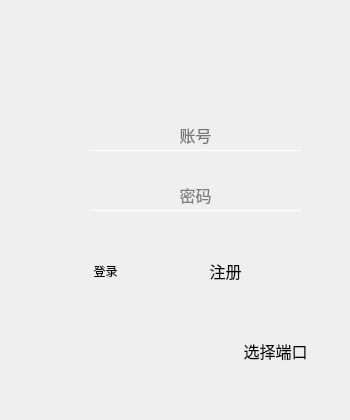
<?xml version="1.0" encoding="UTF-8"?>
<ui version="4.0">
 <class>Widget</class>
 <widget class="QWidget" name="Widget">
  <property name="geometry">
   <rect>
    <x>0</x>
    <y>0</y>
    <width>350</width>
    <height>420</height>
   </rect>
  </property>
  <property name="windowTitle">
   <string>Widget</string>
  </property>
  <property name="styleSheet">
   <string notr="true">QWidget#widget{

	
	border-image: url(:/Image/girlAndScene.png);
	border-radius:15px;
}

QToolButton{
	border-style:none;
}
QToolButton:hover{background-color:rgb(201, 218, 255)
}</string>
  </property>
  <widget class="QWidget" name="widget" native="true">
   <property name="geometry">
    <rect>
     <x>0</x>
     <y>0</y>
     <width>351</width>
     <height>421</height>
    </rect>
   </property>
  </widget>
  <widget class="QLabel" name="label">
   <property name="geometry">
    <rect>
     <x>50</x>
     <y>120</y>
     <width>31</width>
     <height>31</height>
    </rect>
   </property>
   <property name="styleSheet">
    <string notr="true">border-image: url(:/Image/Account.png);</string>
   </property>
   <property name="text">
    <string/>
   </property>
  </widget>
  <widget class="QToolButton" name="toolButton">
   <property name="geometry">
    <rect>
     <x>75</x>
     <y>250</y>
     <width>61</width>
     <height>41</height>
    </rect>
   </property>
   <property name="styleSheet">
    <string notr="true">font: 12pt &quot;幼圆&quot;;</string>
   </property>
   <property name="text">
    <string>登录</string>
   </property>
  </widget>
  <widget class="QToolButton" name="toolButton_5">
   <property name="geometry">
    <rect>
     <x>225</x>
     <y>340</y>
     <width>101</width>
     <height>21</height>
    </rect>
   </property>
   <property name="font">
    <font>
     <family>幼圆</family>
     <pointsize>12</pointsize>
    </font>
   </property>
   <property name="text">
    <string>选择端口</string>
   </property>
  </widget>
  <widget class="QLabel" name="label_2">
   <property name="geometry">
    <rect>
     <x>55</x>
     <y>190</y>
     <width>22</width>
     <height>22</height>
    </rect>
   </property>
   <property name="font">
    <font>
     <family>幼圆</family>
     <pointsize>12</pointsize>
     <weight>50</weight>
     <italic>false</italic>
     <bold>false</bold>
    </font>
   </property>
   <property name="styleSheet">
    <string notr="true">border-image: url(:/Image/lock.png);</string>
   </property>
   <property name="text">
    <string/>
   </property>
  </widget>
  <widget class="QToolButton" name="toolButton_2">
   <property name="geometry">
    <rect>
     <x>195</x>
     <y>250</y>
     <width>61</width>
     <height>41</height>
    </rect>
   </property>
   <property name="font">
    <font>
     <family>幼圆</family>
     <pointsize>12</pointsize>
    </font>
   </property>
   <property name="text">
    <string>注册</string>
   </property>
  </widget>
  <widget class="QLineEdit" name="lineEdit_2">
   <property name="geometry">
    <rect>
     <x>90</x>
     <y>180</y>
     <width>211</width>
     <height>31</height>
    </rect>
   </property>
   <property name="font">
    <font>
     <family>幼圆</family>
     <pointsize>12</pointsize>
    </font>
   </property>
   <property name="styleSheet">
    <string notr="true">background:transparent;
color:rgb(12, 11, 11);
border-color:#FFFFFF;
border-style:solid;
border-top-width:0px;
border-right-width:0px;
border-bottom-width:1px;
border-left-width:0px;
</string>
   </property>
   <property name="text">
    <string/>
   </property>
   <property name="echoMode">
    <enum>QLineEdit::Password</enum>
   </property>
   <property name="alignment">
    <set>Qt::AlignCenter</set>
   </property>
   <property name="placeholderText">
    <string>密码</string>
   </property>
  </widget>
  <widget class="QToolButton" name="toolButton_4">
   <property name="geometry">
    <rect>
     <x>295</x>
     <y>0</y>
     <width>51</width>
     <height>41</height>
    </rect>
   </property>
   <property name="icon">
    <iconset resource="1.qrc">
     <normaloff>:/Image/delete.png</normaloff>:/Image/delete.png</iconset>
   </property>
  </widget>
  <widget class="QToolButton" name="toolButton_3">
   <property name="geometry">
    <rect>
     <x>245</x>
     <y>0</y>
     <width>51</width>
     <height>41</height>
    </rect>
   </property>
   <property name="text">
    <string/>
   </property>
   <property name="icon">
    <iconset resource="1.qrc">
     <normaloff>:/Image/jianshao.png</normaloff>:/Image/jianshao.png</iconset>
   </property>
  </widget>
  <widget class="QLineEdit" name="lineEdit_3">
   <property name="geometry">
    <rect>
     <x>90</x>
     <y>120</y>
     <width>211</width>
     <height>31</height>
    </rect>
   </property>
   <property name="font">
    <font>
     <family>幼圆</family>
     <pointsize>12</pointsize>
    </font>
   </property>
   <property name="styleSheet">
    <string notr="true">background:transparent;
color:rgb(0, 0, 0);
border-color:#FFFFFF;
border-style:solid;
border-top-width:0px;
border-right-width:0px;
border-bottom-width:1px;
border-left-width:0px;</string>
   </property>
   <property name="alignment">
    <set>Qt::AlignCenter</set>
   </property>
   <property name="placeholderText">
    <string>账号</string>
   </property>
  </widget>
 </widget>
 <layoutdefault spacing="6" margin="11"/>
 <tabstops>
  <tabstop>lineEdit_3</tabstop>
  <tabstop>lineEdit_2</tabstop>
  <tabstop>toolButton</tabstop>
  <tabstop>toolButton_2</tabstop>
  <tabstop>toolButton_5</tabstop>
  <tabstop>toolButton_4</tabstop>
  <tabstop>toolButton_3</tabstop>
 </tabstops>
 <resources>
  <include location="1.qrc"/>
 </resources>
 <connections/>
</ui>
